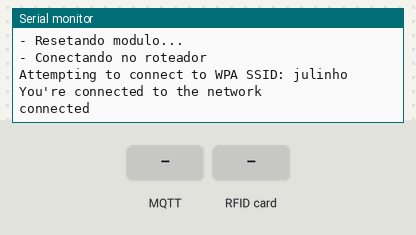
The sketch below on a simulated Arduino Mega 2560, built with avr-gcc and run on an emulated ATmega2560. On the bench: the last lines printed to the serial monitor. The inputs (shaded band) are chosen by the test bench. WiFi joins after 1.5 s; servers stay silent unless stated; no MQTT or app messages arrive unless stated; the modem accepts every AT command (registered, SIM ready, sends succeed) and sends nothing else.

Above: at 9.7 s.
9.8 s: MQTT message "1" arrives on the first subscribed topic
At 10.8 s:
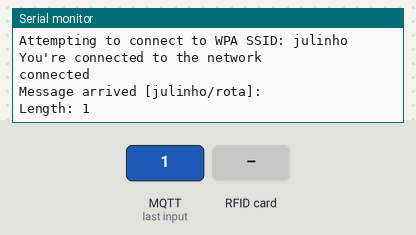
11.3 s: RFID card 5E 7A 19 C4 held to the reader
At 12.5 s:
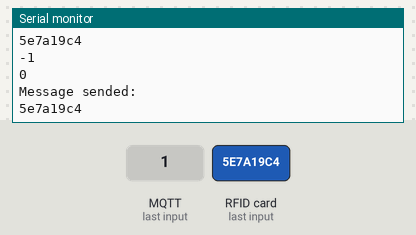

Measured:
- after the input at 9.8 s, the serial monitor: prints a new line at once (image 1)
- after the input at 11.3 s, the serial monitor: prints a new line at once (image 2)

The sketch:

mqtt-wifi.ino
```cpp
#include <SPI.h>
#include <WiFiEsp.h>
#include <WiFiEspClient.h>
#include <PubSubClient.h>
#include <MFRC522.h>

#define DEBUG true

char ssid[] = "julinho";
char pass[] = "123456789";

String output = "";
int rfidIndex = 0;

IPAddress server(191, 36, 8, 4);
int PORT = 1883;

WiFiEspClient espClient;
PubSubClient mqttClient(espClient);

constexpr uint8_t RST_PIN = 5;
constexpr uint8_t SS_PIN = 53;

MFRC522 mfrc522(SS_PIN, RST_PIN);

char message_buff[10];

long lastReconnectAttempt = 0;

int status = WL_IDLE_STATUS;

void callback(char* topic, byte* payload, unsigned int length) {
  Serial.print("Message arrived [");
  Serial.print(topic);
  Serial.print("]: ");
  Serial.println();

  Serial.print("Length: ");
  Serial.print(length);
  Serial.println();

  rfidIndex = 0;
  output = "";
  for (int i = 0; i < length; i++) {
    output += (char) payload[i];
  }
  output.toLowerCase();
  output.trim();
}

void setup() {
  Serial.begin(9600);
  Serial1.begin(115200);
  SPI.begin();

  Serial.println("Configurando RFID");
  mfrc522.PCD_Init();
  Serial.println("Feito");

  Serial.println("- Configurando modulo...");
  sendData("AT+CWMODE=1\r\n", 1000, DEBUG); // modo de operação STA
  Serial.println("- Resetando modulo...");
  sendData("AT+RST\r\n", 1000, DEBUG); // resetar módulo
  Serial.println("- Conectando no roteador");
  sendData("AT+CWJAP=\"julinho\",\"123456789\"\r\n", 5000, DEBUG); // conectar na rede wifi
  WiFi.init(&Serial1);

  if (WiFi.status() == WL_NO_SHIELD) {
    Serial.println("WiFi shield not present");
    while (true);
  }

  while (status != WL_CONNECTED) {
    Serial.print("Attempting to connect to WPA SSID: ");
    Serial.println(ssid);

    status = WiFi.begin(ssid, pass);
  }

  Serial.println("You're connected to the network");

  mqttClient.setServer(server, PORT);
  mqttClient.setCallback(callback);
}

boolean reconnect() {
  if (mqttClient.connect("arduinoClient")) {
    Serial.println("connected");
    mqttClient.publish("julinho/enable", "1");
    mqttClient.publish("julinho/sos", "0");
    mqttClient.subscribe("julinho/rota");
  }
  return mqttClient.connected();
}

String sendData(const char* command, const int timeout, boolean debug) {
  String response = "";
  Serial1.print(command); // send the read character to the esp8266
  long int time = millis();

  while ( (time + timeout) > millis()) {
    while (Serial1.available()) {
      // The esp has data so display its output to the serial window
      char c = Serial1.read(); // read the next character.
      response += c;
    }
  }
  return response;
}

void loop() {
  if (!mqttClient.connected()) {
    long now = millis();
    if (now - lastReconnectAttempt > 5000) {
      lastReconnectAttempt = now;
      if (reconnect()) {
        lastReconnectAttempt = 0;
      }
    }
    return;
  }

  boolean routeExists = output.compareTo("") != 0;

  if (!routeExists) {
    delay(100);
    mqttClient.loop();
    return;
  }

  if (!mfrc522.PICC_IsNewCardPresent() || !mfrc522.PICC_ReadCardSerial()) {
    return;
  }

  String rfidUid = "";
  for (byte i = 0; i < mfrc522.uid.size; i++) {
    rfidUid += String(mfrc522.uid.uidByte[i] < 0x10 ? "0" : "");
    rfidUid += String(mfrc522.uid.uidByte[i], HEX);
  }

  rfidUid.toLowerCase();
  rfidUid.trim();

  if (rfidUid == message_buff) {
    return;
  }

  Serial.println(output);
  Serial.println(rfidUid);
  int incomingRfidIndex = output.indexOf(rfidUid);

  Serial.println(incomingRfidIndex);
  if (incomingRfidIndex == rfidIndex) {
    String currentDirection = output.substring(rfidIndex + 9, rfidIndex + 10);
    Serial.println(currentDirection);
    rfidIndex += 11;
  }

  Serial.println(rfidIndex);

  rfidUid.toCharArray(message_buff, rfidUid.length() + 1);
  mqttClient.publish("julinho/check", message_buff);
  Serial.println("Message sended: ");
  Serial.println(message_buff);
}
```
